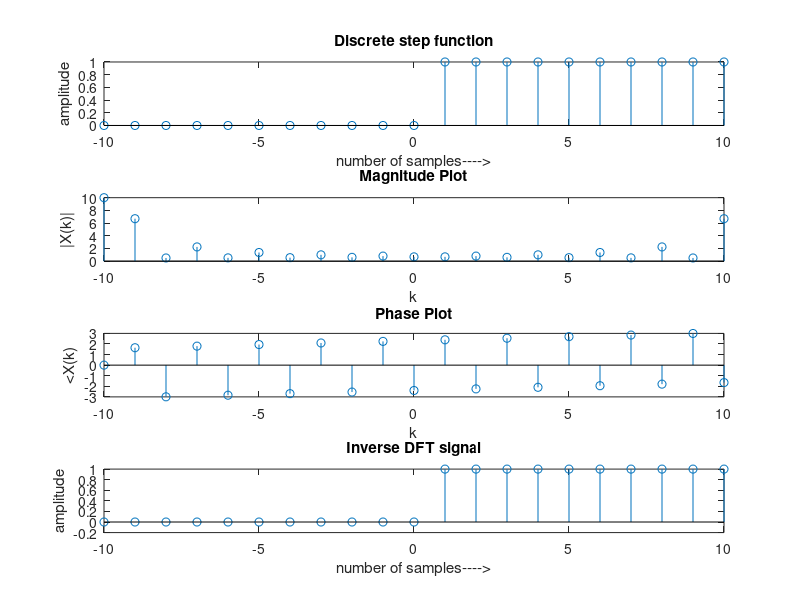

The MATLAB source for this figure:
N = 10;
n = -N:1:N;
y=[zeros(1,N+1),ones(1,N)];
subplot(4,1,1);
stem(n,y);
ylabel('amplitude');
xlabel('number of samples---->');
title('Discrete step function');
display(y);
D = fft(y);
A = abs(D);
a = angle(D);
I = ifft(D);
display(A);
display(a);
subplot(4,1,2);
stem(n,A);
title('Magnitude Plot')
ylabel('|X(k)|');
xlabel('k');
subplot(4,1,3);
stem(n,a);
title('Phase Plot')
ylabel('<X(k)');
xlabel('k');
subplot(4,1,4);
stem(n,I);
ylabel('amplitude');
xlabel('number of samples---->');
title('Inverse DFT signal');